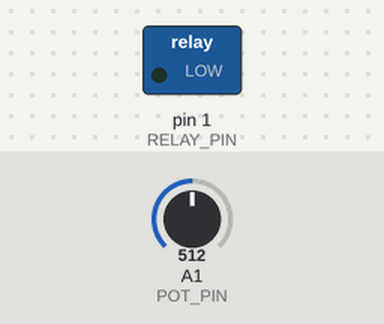
Bench run of a sketch on a simulated Arduino Nano, built with avr-gcc and run on an emulated ATmega328P. Shown: switched loads named in the sketch (green lamp = pin HIGH). The test bench sets the inputs (shaded band); at power-on: A1 (POT_PIN) = 512.

Above: at 1.2 s.
1.3 s: A1 (POT_PIN) set to 244
At 3.95 s:
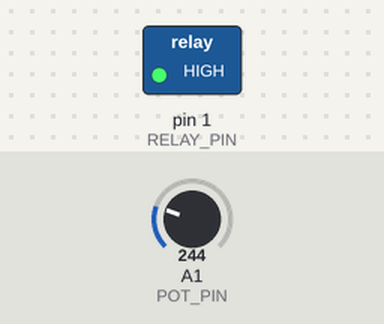
4.3 s: A1 (POT_PIN) set to 212
5.8 s: A1 (POT_PIN) set to 122
Timing chart, 0 to 13.0 s (numbered marks = the images above; inputs shaded):
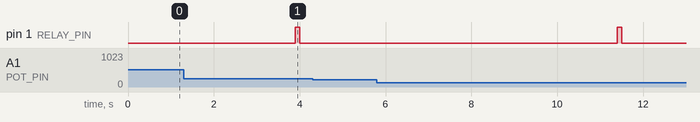

The sketch:

LMNC_clock_timer.ino
```cpp
/*
	consider this code open source. I give express permission for anyone
	to use, edit, or distribute this code for any reason. This code is
	untested, so use at your own risk??? It's probably fine. Please link
	to my github if you distribute or quote this code anywhere. Thanks!
	https://github.com/Skuzee
*/

/* Hiya~~~~
	This should produce a pulse between once per second (TICKS_PER_MINUTE_MAX)
	and once per minute (TICKS_PER_MINUTE_MIN).
	You may need to change the input/output pin numbers. (RELAY_PIN) (POT_PIN)
	The length of the relay pulse is set via (RELAY_PULSE_LENGTH)
	The timeout period is set for 60 seconds (TIMEOUT_PERIOD)

	I hope this helps! (I hope this works!)
	It compiles fine for an arduino nano, but I haven't tested it.

	<3 J3
*/


// Ticks per minute
#define TICKS_PER_MINUTE_MIN 1  // once per minute
#define TICKS_PER_MINUTE_MAX 60 // 60 times per minute

// length of pulse in milliseconds
// might need adjusting
#define RELAY_PULSE_LENGTH 100
// time out period in milliseconds
#define TIMEOUT_PERIOD 60000

// input pins
#define RELAY_PIN 1
#define POT_PIN A1

unsigned long startTime;
unsigned int potValue;
unsigned int prevPotValue;


void setup() {

// init relay as output, and low
digitalWrite(RELAY_PIN, LOW);
pinMode(RELAY_PIN, OUTPUT);
}

void loop() {

// save prev potentiometer value
prevPotValue = potValue;

// read potentiometer value and
// map pot range (0 - 1023) to tick freq range.
// swap 0 and 1023 if you want the pot to be reversed.
potValue = map(analogRead(POT_PIN), 0, 1023, TICKS_PER_MINUTE_MIN, TICKS_PER_MINUTE_MAX);

// if the pot is being moved, update our timer.
if (potValue != prevPotValue)
	startTime = millis();

// if a certain time has elapsed, only tick once per minute
// this should never be true while the pot is being moved
if (millis() - startTime >= TIMEOUT_PERIOD)
	updateTheRelay(TICKS_PER_MINUTE_MIN);
else
	updateTheRelay(potValue);
}

void updateTheRelay(unsigned int freq) {

static long relayStartTime;
static bool relayIsOn;

// calculate millisecond delay from freq
unsigned int relayDelay = (60000 / freq) - RELAY_PULSE_LENGTH;

	// if the relay is off and the timer has counted to relayDelay:
	// turn on relay and reset timer
	if (!relayIsOn && (millis() - relayStartTime >= relayDelay)){
		digitalWrite(RELAY_PIN, HIGH);
		relayIsOn = true;
		relayStartTime = millis();
	}
	// if the relay is on and the timer has counted to RELAY_PULSE_LENGTH:
	// turn off the relay and reset timer
	else if (relayIsOn && (millis() - relayStartTime >= RELAY_PULSE_LENGTH)) {
			digitalWrite(RELAY_PIN, LOW);
			relayIsOn = false;
			relayStartTime = millis();
	}
}
```

Measured:
- after the input at 4.3 s, every drawn part: stays the same
